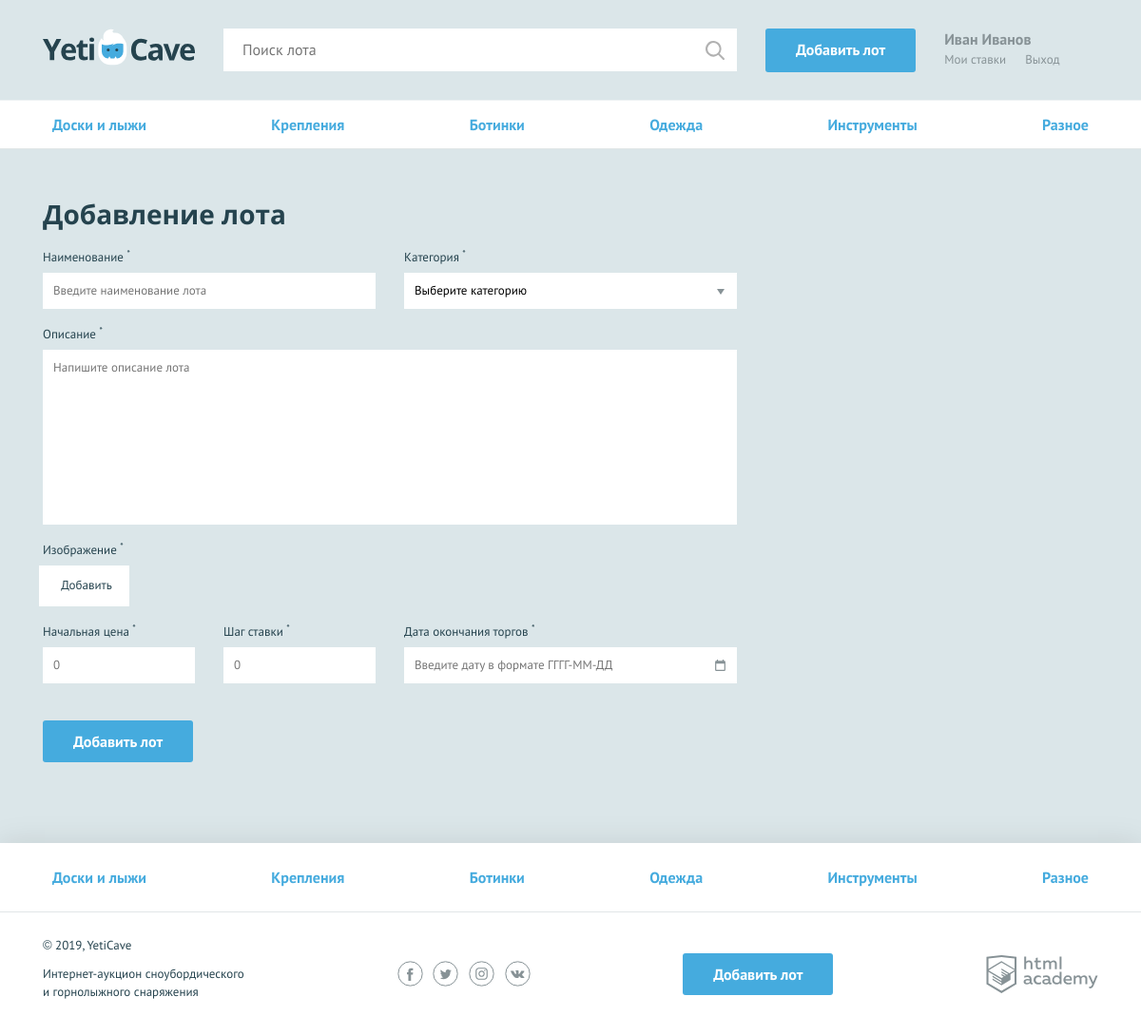
/add.php (signed in), run on the app's committed database.
### tables this page shows
CREATE TABLE IF NOT EXISTS category (
	id INT AUTO_INCREMENT PRIMARY KEY,
    name VARCHAR(128) NOT NULL UNIQUE,
    code_name VARCHAR(128) NOT NULL UNIQUE);

### functions/functions.php (called while the page is built, shortened)
<?php
function include_template($file_name, $data = array()) {
    $path ='templates/'.$file_name;
    extract($data);
    require_once $path;
    $result = ob_get_clean();
    return $result;
};

### functions/validation.php (called while the page is built, shortened)
<?php
function getPostValue($name) {
    return $_POST[$name] ?? "";
}

### functions/db_functions.php (called while the page is built, shortened)
<?php
function sql_query_result($db_connect, $sql_query) {
    $sql_result = mysqli_query($db_connect, $sql_query);
    $sql_resul_array = mysqli_fetch_all($sql_result, MYSQLI_ASSOC);
    return $sql_resul_array;
};

### templates/add_lot.php (the view, shortened to what this page needs)
<form class="form form--add-lot container <?php if (count($errors)) : ?> form--invalid <?php endif; ?>" action="add.php" method="post" enctype="multipart/form-data">
  <h2>Добавление лота</h2>
  <div class="form__container-two">
    <div class="form__item <?= isset($errors['name']) ? 'form__item--invalid' : ''; ?>">
      <label for="lot-name">Наименование <sup>*</sup></label>
      <input id="lot-name" type="text" name="name" placeholder="Введите наименование лота" value="<?= getPostValue('name'); ?>">
    </div>
    <div class="form__item <?= isset($errors['category']) ? 'form__item--invalid' : ''; ?>">
      <label for="category">Категория <sup>*</sup></label>
      <select id="category" name="category">
        <option>Выберите категорию</option>
      </select>
    </div>
  </div>
  <div class="form__item form__item--wide <?= isset($errors['description']) ? 'form__item--invalid' : ''; ?>">
    <label for="message">Описание <sup>*</sup></label>
    <textarea id="message" name="description" placeholder="Напишите описание лота"><?= getPostValue('description'); ?></textarea>
  </div>
  <div class="form__item form__item--file <?= isset($errors['lot_img']) ? 'form__item--invalid' : ''; ?>">
    <label>Изображение <sup>*</sup></label>
    <div class="form__input-file">
      <label for="lot_img">
        Добавить
      </label>
    </div>
  </div>
  <div class="form__container-three">
    <div class="form__item form__item--small <?= isset($errors['start_price']) ? 'form__item--invalid' : ''; ?>">
      <label for="lot-rate">Начальная цена <sup>*</sup></label>
      <input id="lot-rate" type="text" name="start_price" placeholder="0" value="<?= getPostValue('start_price'); ?>">
    </div>
    <div class="form__item form__item--small <?= isset($errors['bid_step']) ? 'form__item--invalid' : ''; ?>">
      <label for="lot-step">Шаг ставки <sup>*</sup></label>
      <input id="lot-step" type="text" name="bid_step" placeholder="0" value="<?= getPostValue('bid_step'); ?>">
    </div>
    <div class="form__item <?= isset($errors['end_date']) ? 'form__item--invalid' : ''; ?>">
      <label for="lot-date">Дата окончания торгов <sup>*</sup></label>
      <input class="form__input-date" id="lot-date" type="text" name="end_date" placeholder="Введите дату в формате ГГГГ-ММ-ДД" value="<?= getPostValue('end_date'); ?>">
    </div>
  </div>
  <button type="submit" class="button">Добавить лот</button>
</form>

### templates/page_layout.php (shortened to what this page needs)
<!DOCTYPE html>
<html lang="ru">
<head>
    <link href="../css/normalize.min.css" rel="stylesheet">
    <link href="../css/style.css" rel="stylesheet">
</head>
<body>
    <div class="page-wrapper">
        <header class="main-header">
            <div class="main-header__container container">
                <a class="main-header__logo" href="index.php">
                    <img src="../img/logo.svg" width="160" height="39" alt="Логотип компании YetiCave">
                </a>
                <form class="main-header__search" method="get" action="https://echo.htmlacademy.ru" autocomplete="off">
                    <input type="search" name="search" placeholder="Поиск лота">
                    <input class="main-header__search-btn" type="submit" name="find" value="Найти">
                </form>
                <a class="main-header__add-lot button" href="add.php">Добавить лот</a>
                <nav class="user-menu">
                    <?php if (isset($_SESSION['user'])) : ?>
                        <div class="user-menu__logged">
                            <p><?php print($user_name); ?></p>
                            <a class="user-menu__bets" href="pages/my-bets.html">Мои ставки</a>
                            <a class="user-menu__logout" href="logout.php">Выход</a>
                        </div>
                    <?php endif; ?>
                </nav>
            </div>
        </header>
        <main>
            <nav class="nav">
                <ul class="nav__list container">
                    <?php foreach($categories as $category) : ?>
                        <li class="nav__item">
                        <a href="pages/all-lots.html"><?= strip_tags($category['name']); ?></a>
                    </li>
                <?php endforeach; ?>
                </ul>
            </nav>
            <?= $content; ?>
        </main>
    </div>
    <footer class="main-footer">
        <nav class="nav">
            <ul class="nav__list container">
                <?php foreach($categories as $category) :?>
                    <li class="nav__item">
                    <a href="pages/all-lots.html"><?= strip_tags($category['name']); ?></a>
                <?php endforeach; ?>
            </ul>
        </nav>
        <div class="main-footer__bottom container">
            <div class="main-footer__copyright">
                <p>© 2019, YetiCave</p>
                <p>Интернет-аукцион сноубордического и горнолыжного снаряжения</p>
            </div>
            <div class="main-footer__social social">
                <a class="social__link social__link--facebook" href="#">
                </a>
                <a class="social__link social__link--twitter" href="#">
                </a>
                <a class="social__link social__link--instagram" href="#">
                </a>
                <a class="social__link social__link--vkontakte" href="#">
                </a>
            </div>
            <a class="main-footer__add-lot button" href="add.php">Добавить лот</a>
            <div class="main-footer__developed-by">
                <a class="logo-academy" href="https://htmlacademy.ru/intensive/php">
                </a>
            </div>
        </div>
    </footer>
</body>
</html>

### data on the page
category: name "Доски и лыжи"
category: name "Крепления"
category: name "Ботинки"
category: name "Одежда"
category: name "Инструменты"
category: name "Разное"

### other printed values
$user_name "Иван Иванов"
